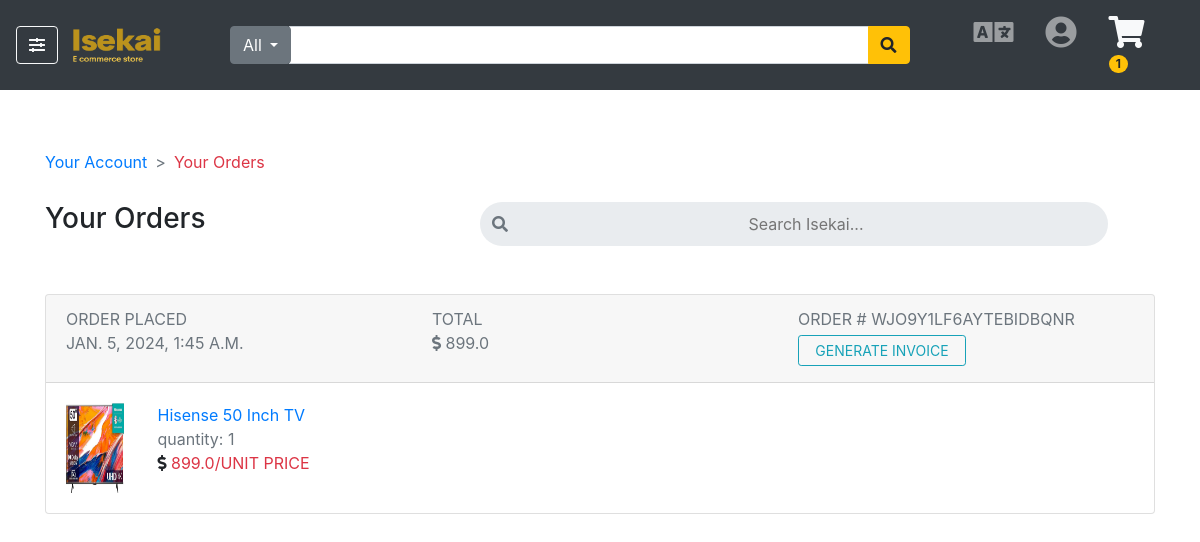
Before: /user_orders (signed in) with the older database file.
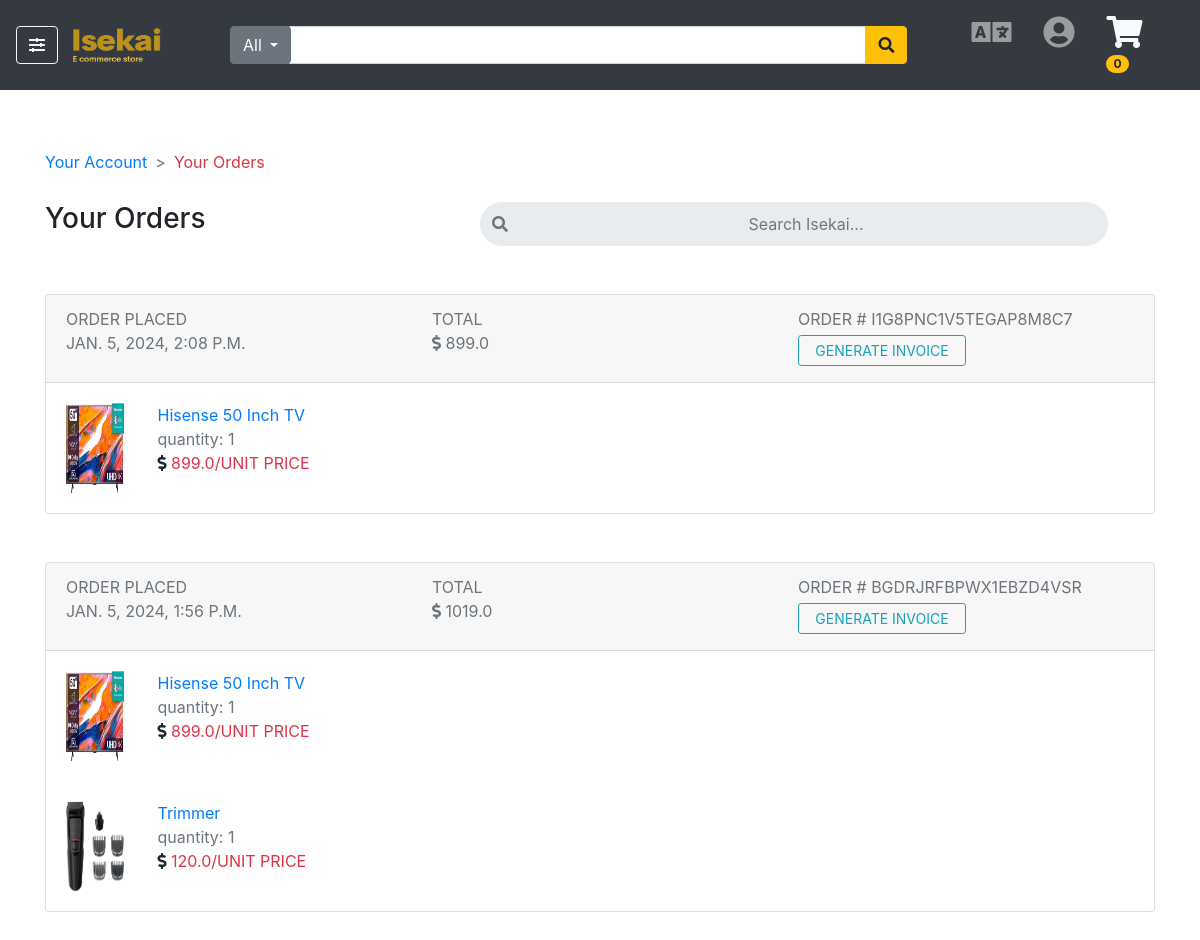
After: the same page with the newer database file.
### app1/models.py (models this page shows, shortened)
class User(models.Model):
    username=models.CharField(max_length=64)
    email=models.CharField(max_length=255)
    password=models.TextField()
    avatar=models.ImageField(upload_to='image',default='image/default.jpg',blank=True,null=True)
    created_at=models.DateTimeField(auto_now_add=True)
    updated_at=models.DateTimeField(auto_now=True)
    objects= UserManager()

class Order(models.Model):
    user = models.ForeignKey(User,on_delete=models.CASCADE)
    ref_code = models.CharField(max_length=20, blank=True, null=True)
    items = models.ManyToManyField(OrderItem,related_name='items_in_order')
    ordered = models.BooleanField(default=False)
    total_payed_amount=models.FloatField()#i add this \\motaz
    shipping_address = models.ForeignKey(Address,on_delete=models.CASCADE)#i add this \\motaz
    payment = models.CharField(max_length=255,blank=True, null=True)
    being_delivered = models.BooleanField(default=False)#we have to delete this later\\motaz
    received = models.BooleanField(default=False)#we have to delete this later\\motaz
    coupon = models.ForeignKey(Coupon, on_delete=models.SET_NULL, blank=True, null=True)#we have to delete this later\\motaz
    start_date = models.DateTimeField(auto_now_add=True)
    ordered_date = models.DateTimeField(auto_now_add=True)

class OrderItem(models.Model):
    user = models.ManyToManyField(User,related_name='order_items_for_user',blank=True, null=True)#motaz
    ordered = models.BooleanField(default=False)
    item = models.ForeignKey(Item, on_delete=models.CASCADE)
    quantity = models.IntegerField(default=1)

class Item(models.Model):
    title=models.CharField(max_length=100)
    item_image=models.ImageField(upload_to='image',default='image/default.jpg',blank=True)
    desc=models.TextField()
    price = models.FloatField()
    discount_price = models.FloatField(blank=True, null=True)
    category = models.CharField(max_length=30)
    created_at=models.DateTimeField(auto_now_add=True)
    updated_at=models.DateTimeField(auto_now=True)

### app1/views.py (the view)
# urls.py: path('user_orders',views.user_orders),
def user_orders(request):
    if not 'user_id' in request.session:
        messages.error(request,"You have to login first")
        return redirect('/login')
    else:
        specific_user= User.objects.get(id=request.session['user_id'])
        all_orders=Order.objects.filter(user=specific_user).order_by("-id")
        context = {
            'specific_user': specific_user,
            'all_orders':all_orders,
        }
        return render(request, "your_orders.html", context)

### app1/templates/your_orders.html (shortened to what this page needs)
<!doctype html>
<html lang="en">
<head>
  {% load static %}
  <link
  rel="stylesheet"
  href="https://cdnjs.cloudflare.com/ajax/libs/font-awesome/5.15.4/css/all.min.css"
/>
<link
  href="https://cdn.jsdelivr.net/npm/bootstrap@5.1.1/dist/css/bootstrap.min.css"
  rel="stylesheet"
/>
  <link rel="stylesheet" href="https://cdnjs.cloudflare.com/ajax/libs/font-awesome/5.14.0/css/all.min.css"
 />
  <link rel="stylesheet" href="{% static 'css/bootstrap.min.css' %}">
  <link rel="stylesheet" href="{% static 'css/bootstrap-drawer.min.css' %}">
  <link rel="stylesheet" href="{% static 'css/custom.css' %}">
</head>
<body>
  <nav class="navbar navbar-expand-md navbar-dark bg-dark">
    <button class="btn btn-outline-light" data-toggle="drawer" data-target="#amazonDrawer">
      <i class="fas fa-sliders-h"></i>
    </button>
    <a class="navbar-brand pl-2" href="/">
      <img src="{% static 'img/logo.png' %}" height="40" width="100" alt="logo">
    </a>
    <div class="collapse navbar-collapse" id="navbarSupportedContent">
      <form class="form-inline px-lg-5" novalidate method="get">
        <div class="input-group">
          <div class="input-group-prepend">
            <div class="dropdown">
              <button class="btn btn-secondary dropdown-toggle" name="btnCategory" type="button"
                id="btnCategoryDropdownMenu" data-toggle="dropdown" aria-haspopup="true" aria-expanded="false">
                All
              </button>
            </div>
          </div>
          <input type="text" class="form-control" size="50" name="query" id="query">
          <div class="input-group-append">
            <button type="submit" class="btn btn-warning">
              <i class="fas fa-search"></i>
            </button>
          </div>
        </div>
      </form>
      <ul class="navbar-nav">
        <li class="nav-item dropdown px-2">
          <a class="nav-link" href="#" id="prefLanguageDropdown" role="button" data-toggle="dropdown"
            aria-haspopup="true" aria-expanded="false">
            <i class="fas fa-2x fa-language"></i>
          </a>
        </li>
        <li class="nav-item dropdown px-2">
          <a class="nav-link" href="/login" id="userAccount" role="button" data-toggle="dropdown"
            aria-haspopup="true" aria-expanded="false">
            <i class="fas fa-2x fa-user-circle"></i>
          </a>
        </li>
        <li class="nav-item px-2">
          <a class="nav-link" href="/cart" aria-disabled=" true">
            <i class="fas fa-2x text-light fa-shopping-cart"></i>
            {% if 'user_id' in request.session %}
            <span class="badge badge-warning badge-pill">{{specific_user.order_items_for_user.count}}</span>
            {% endif %}
          </a>
        </li>
      </ul>
    </div>
  </nav>
  <div class="container mt-5 mb-5">
    <nav aria-label="breadcrumb">
      <ol class="breadcrumb bg-transparent ml-n3">
        <li class="breadcrumb-item"><a href="/your_account">Your Account</a></li>
        <li class="breadcrumb-item active text-danger" aria-current="page">Your Orders</li>
      </ol>
    </nav>
    <div class="row">
      <div class="col-md-4">
        <h3>Your Orders</h3>
      </div>
      <div class="col-md-8">
        <div class="form-inline px-lg-5" >
          <div class="input-group ms-2" type="button">
            <span class="input-group-prepend d-none d-lg-block" id="searchMenu" data-bs-toggle="dropdown" aria-expanded="false" data-bs-auto-close="outside">
              <div class="input-group-text bg-gray border-0 rounded-pill" style="min-height: 40px; min-width: 230px">
                <i class="fas fa-search me-2 text-muted"></i>
                <form action="/search_order" method="POST" id="orderForm">
                <input id="search_order" name="search_order_ajax" type="text" class="rounded-pill border-0 bg-gray dropdown-item" placeholder="Search Isekai..." autofocus="" size="50">
                </form>
              </div>
            </span>
          </div>
        </div>
      </div>
    </div>
    {% for order in all_orders %}
    <div class="card mt-5">
      <div class="card-header">
        <div class="row">
          <div class="col-md-4 mt-3 mt-md-0">
            <p class="text-uppercase text-muted my-0">order placed</p>
            <p class="text-uppercase text-muted my-0">{{order.start_date}}</p>
          </div>
          <div class="col-md-4 mt-3 mt-md-0">
            <p class="text-uppercase text-muted my-0">total</p>
            <p class="text-uppercase text-muted my-0">
              <i class="fas fa-dollar-sign"></i> {{order.total_payed_amount}}
            </p>
          </div>
          <div class="col-md-4 mt-3 mt-md-0">
            <p class="text-uppercase text-muted my-0 float-md-right">order # {{order.ref_code}} <a href="/invoice" class="btn btn-outline-info btn-sm w-50 ml-auto my-1">Generate Invoice</a></p>
          </div>
        </div>
      </div>
      {% for allitems in order.items.all %}
      <div class="card-body">
        <div class="row">
          <div class="col-md-1">
            <img src="{{allitems.item.item_image.url}}" width="58" height="90" alt="product 01 image">
          </div>
          <div class="col-md-5">
            <a href="/product/{{allitems.item.id}}">{{allitems.item.title}}</a>
            <p class="text-muted my-0">quantity: {{allitems.quantity}}</p>
            <p class="text-uppercase my-0">
              <i class="fas fa-dollar-sign"></i> <span class="text-danger">{{allitems.item.price}}/unit price</span>
            </p>
          </div>
        </div>
      </div>
      {% endfor %}
    </div>
    {% endfor %}
  </div>
</body>
</html>

### app1/static/css/custom.css (style rules this page uses)
.breadcrumb-item + .breadcrumb-item::before { content: ">"; }

Changed rows visible on the page:
removed Order: start_date "JAN. 5, 2024, 1:45 A.M.", total_payed_amount "899.0", ref_code "WJO9Y1LF6AYTEBIDBQNR", OrderItem (item.item_image (picture), item "Hisense 50 Inch TV", quantity "1", item.price "899.0")
changed User: order_items_for_user.count "1" → "0"
added Order: start_date "JAN. 5, 2024, 2:08 P.M.", total_payed_amount "899.0", ref_code "I1G8PNC1V5TEGAP8M8C7"
added OrderItem: item.item_image (picture), item "Hisense 50 Inch TV", quantity "1", item.price "899.0", shown under "JAN. 5, 2024, 2:08 P.M."
added Order: start_date "JAN. 5, 2024, 1:56 P.M.", total_payed_amount "1019.0", ref_code "BGDRJRFBPWX1EBZD4VSR", OrderItem (item.item_image (picture), item "Hisense 50 Inch TV", quantity "1", item.price "899.0")
added OrderItem: item.item_image (picture), item "Trimmer", quantity "1", item.price "120.0", shown under "JAN. 5, 2024, 1:56 P.M."
